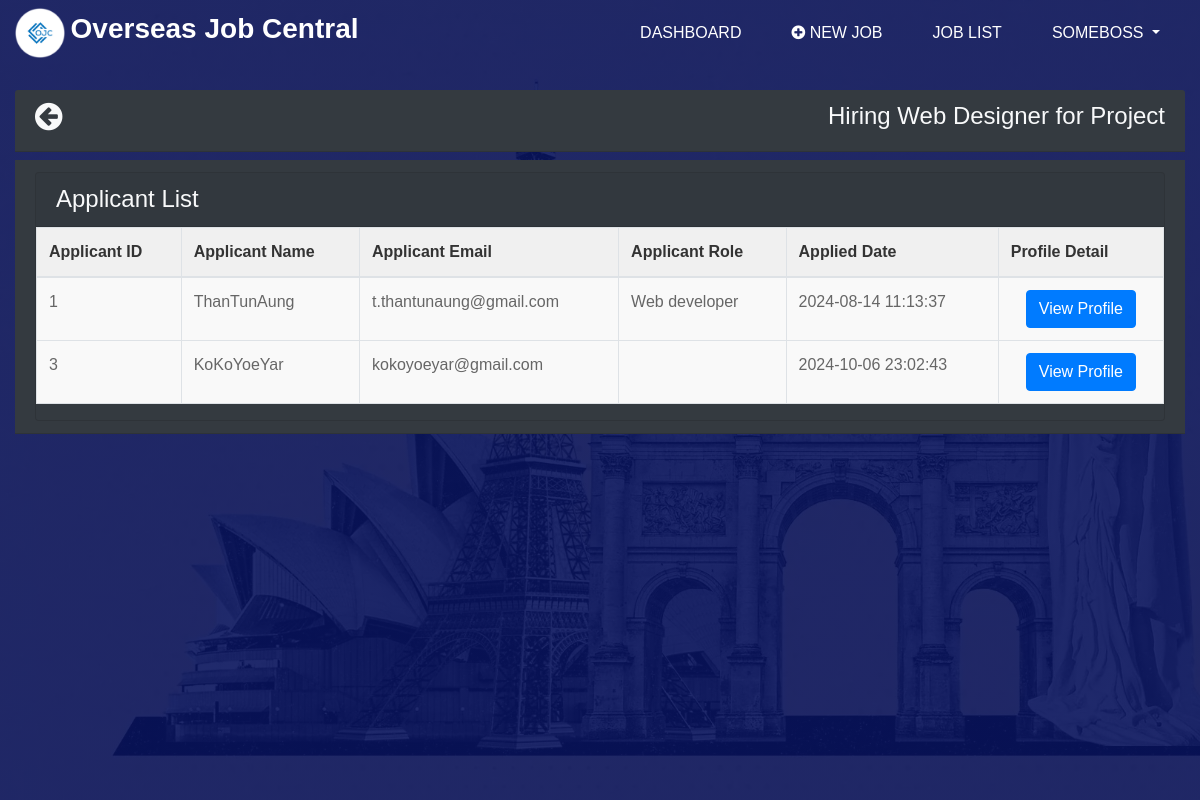
The app's page /employers/applied_applicants.php (signed in), older data.
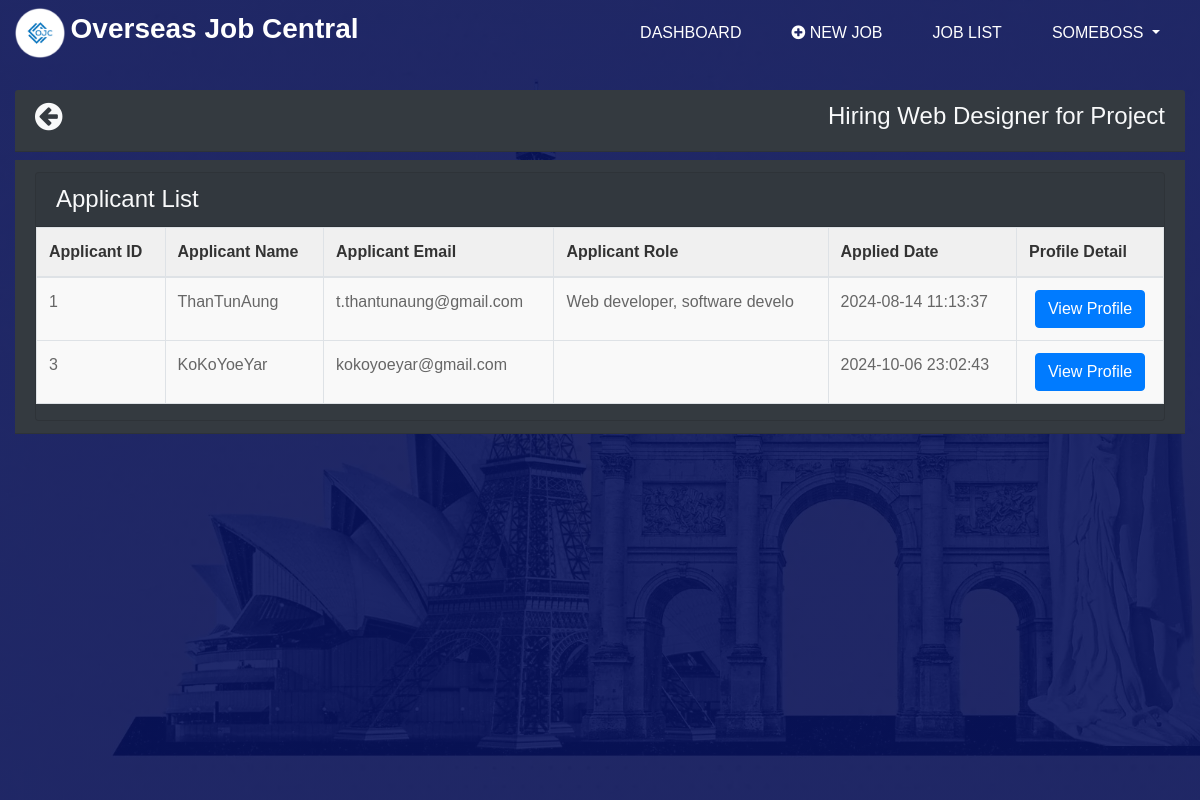
The same page, newer data.
### tables this page shows
CREATE TABLE `applied_jobs` (
  `id` int(11) NOT NULL,
  `employee_id` bigint(20) UNSIGNED NOT NULL,
  `job_id` int(11) NOT NULL,
  `application_date` datetime NOT NULL,
  `status` enum('applied','interviewing','offer','rejected','withdrawn') NOT NULL,
  `interview_date` datetime DEFAULT NULL,
  `interviewer` varchar(50) DEFAULT NULL,
  `notes` text DEFAULT NULL
);

CREATE TABLE `employees` (
  `id` bigint(20) UNSIGNED NOT NULL,
  `username` varchar(50) NOT NULL,
  `email` varchar(100) NOT NULL,
  `password` varchar(255) NOT NULL,
  `role` varchar(30) DEFAULT NULL,
  `phone` varchar(20) DEFAULT NULL,
  `address` varchar(100) DEFAULT NULL,
  `description` text DEFAULT NULL,
  `image` varchar(255) DEFAULT NULL,
  `created_at` timestamp NOT NULL DEFAULT current_timestamp()
);

### employers/applied_applicants.php (the view, shortened to what this page needs)
<?php
$db = new Database();
$conn = $db->getConnection();
$employer_id = $_SESSION['user_id'];
$applied_query = "SELECT aj.application_date, j.id, j.job_title, ee.id as employee_id, ee.username as employee_name , ee.email as employee_email, ee.role as employee_role
    FROM applied_jobs aj
    JOIN jobs j ON aj.job_id = j.id
    JOIN employees ee ON ee.id = aj.employee_id
    JOIN employers e ON j.employer_id = e.id
    WHERE e.id = '$employer_id'";
$applied_result = mysqli_query($conn, $applied_query);
$applied_data = array();
while ($row = mysqli_fetch_assoc($applied_result)) {
    $applied_data[] = $row;
}
foreach ($applied_data as $job) {
    $job_id = $job['id'];
    $job_title = $job['job_title'];
}
?>
<?php include '../components/head.php'; ?>
<body style="background-image: linear-gradient(to right, #1f2766, #1f2766);">
<?php include '../navbars/nav__employer.php'; ?>
    <div class="container-fluid mt-4">
        <div class="row">
            <div class="col-md-12">
                <div class="d-flex justify-content-between align-items-center card-header bg-dark">
                    <h4>
                        <a href="dashboard.php" class="text-light">
                        <i class="fa fa-arrow-circle-left fa-lg"></i>
                        </a>
                    </h4>
                    <h4 class="text-light">
                        <a href="detail_job.php?id=<?= $job_id ?>" class="job-listing-link">
                            <?= $job_title ?>
                        </a>
                    </h4>
                </div>
                <div class="d-flex justify-content-between align-items-center card-header bg-dark mt-2">
                    <section class="card bg-dark">
                    <h4 class="card-header text-light">Applicant List</h4>
                    <table id="" class="table table-bordered" style="width:100%">
                    <thead>
                        <tr>
                            <th>Applicant ID</th>
                            <th>Applicant Name</th>
                            <th>Applicant Email</th>
                            <th>Applicant Role</th>
                            <th>Applied Date</th>
                            <th>Profile Detail</th>
                        </tr>
                    </thead>
                    <tbody class="card-body">
                    <?php foreach ($applied_data as $data) { ?>
                        <tr>
                            <td><?php echo $data['employee_id']; ?></td>
                            <td><?php echo $data['employee_name']; ?></td>
                            <td><?php echo $data['employee_email']; ?></td>
                            <td><?php echo $data['employee_role']; ?></td>
                            <td><?php echo $data['application_date']; ?></td>
                            <td>
                                <center><a href="#" class="btn btn-primary" data-employee-id="<?php echo $data['employee_id']; ?>">View Profile</a></center>
                            </td>
                        </tr>
                    <?php } ?>
                    </tbody>
                    </table>
                    </section>
                </div>
            </div>
        </div>
    </div>
</body>
</html>

Row changes from the older to the newer data that the page shows:
changed through a linked row, applied_jobs "ThanTunAung": employee.role "Web developer" → "Web developer, software develo"
